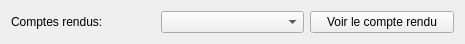
<?xml version="1.0" encoding="UTF-8"?>
<ui version="4.0">
 <class>OldConsultationReportScreen</class>
 <widget class="QWidget" name="OldConsultationReportScreen">
  <property name="geometry">
   <rect>
    <x>0</x>
    <y>0</y>
    <width>465</width>
    <height>44</height>
   </rect>
  </property>
  <property name="windowTitle">
   <string>Form</string>
  </property>
  <layout class="QGridLayout" name="gridLayout_2">
   <item row="0" column="2">
    <widget class="QPushButton" name="showSelectedReport_PB">
     <property name="toolTip">
      <string>Afficher le compte rendu sélectionné</string>
     </property>
     <property name="text">
      <string>Voir le compte rendu</string>
     </property>
    </widget>
   </item>
   <item row="0" column="0">
    <widget class="QLabel" name="reportList_LBL">
     <property name="text">
      <string>Comptes rendus:</string>
     </property>
     <property name="buddy">
      <cstring>reportList_CB</cstring>
     </property>
    </widget>
   </item>
   <item row="0" column="1">
    <widget class="QComboBox" name="reportList_CB">
     <property name="toolTip">
      <string>&lt;html&gt;&lt;head/&gt;&lt;body&gt;&lt;p&gt;Sélectionnez un compte rendu&lt;/p&gt;&lt;/body&gt;&lt;/html&gt;</string>
     </property>
     <property name="maxVisibleItems">
      <number>1000000000</number>
     </property>
    </widget>
   </item>
  </layout>
 </widget>
 <tabstops>
  <tabstop>reportList_CB</tabstop>
  <tabstop>showSelectedReport_PB</tabstop>
 </tabstops>
 <resources/>
 <connections/>
</ui>
